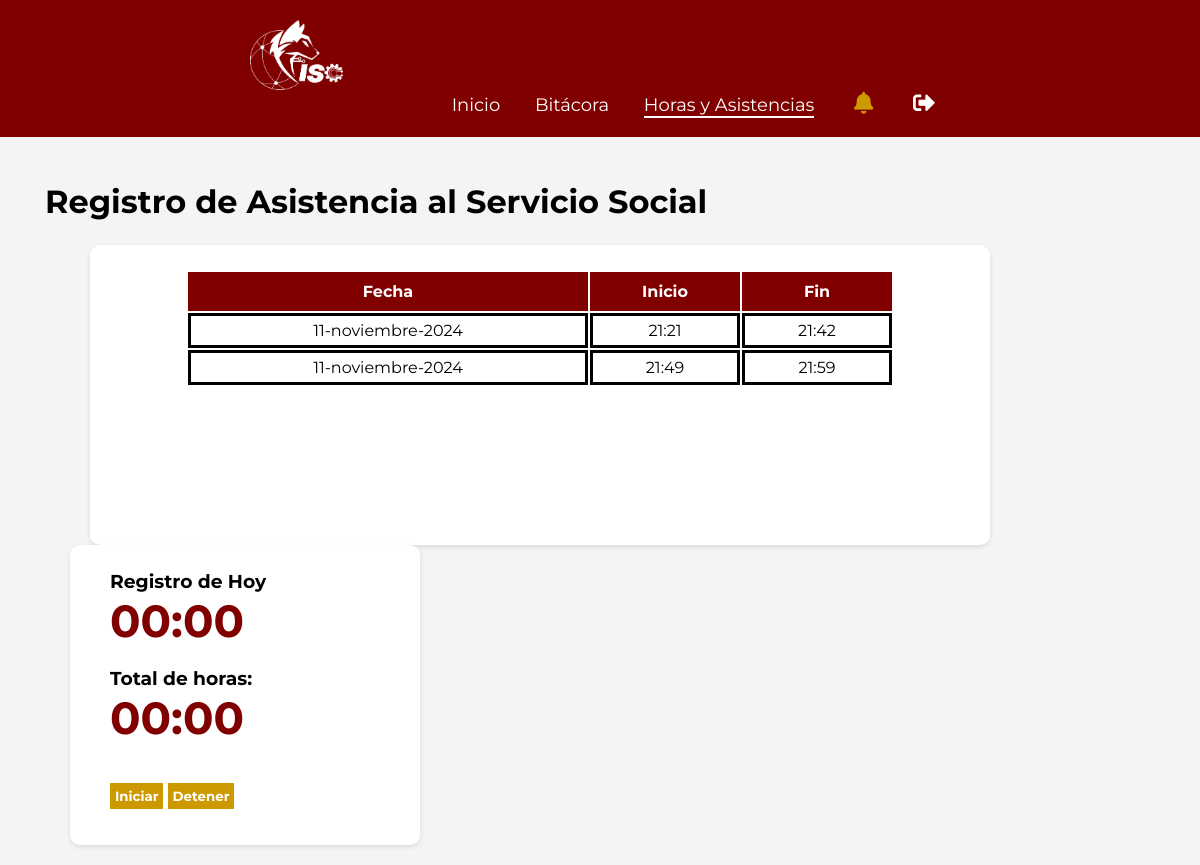
The app's page /horas_asistencias.php (signed in), older data.
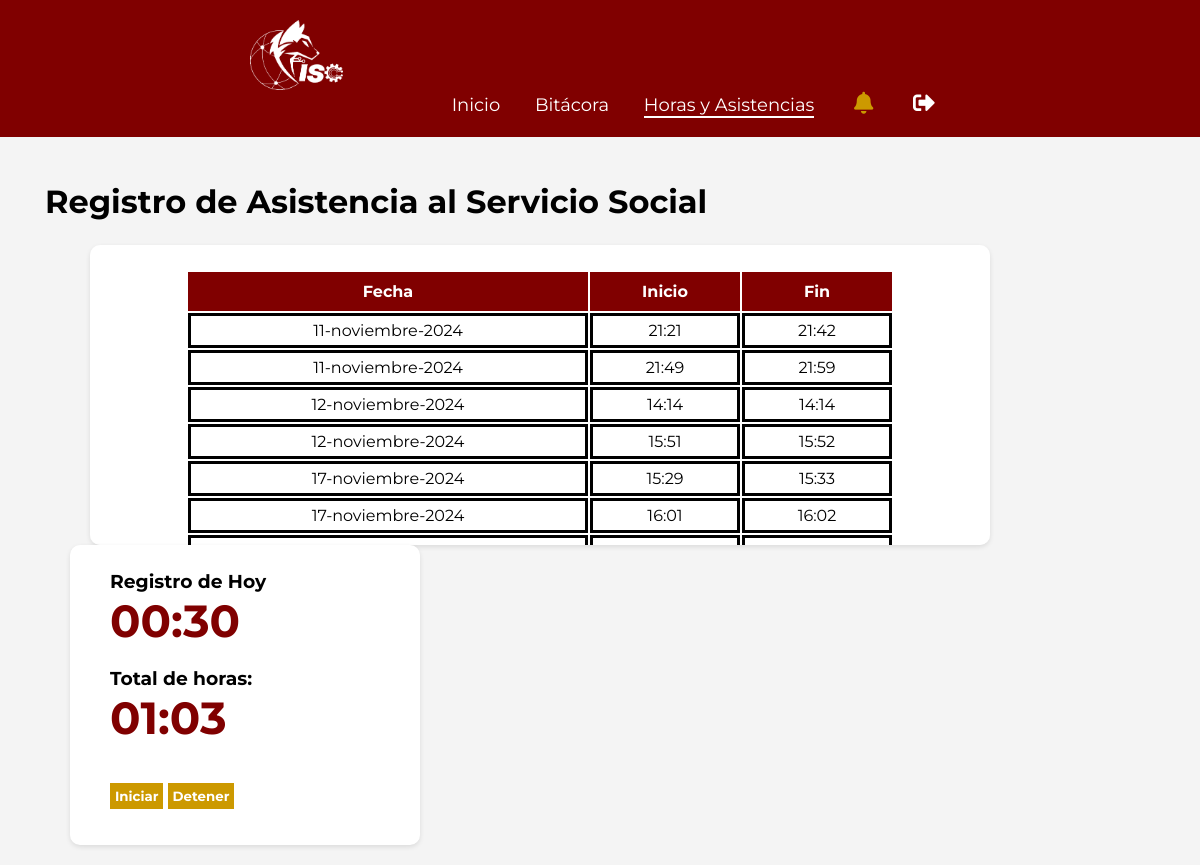
The same page, newer data.
### tables this page shows
CREATE TABLE `asistencias` (
  `id_asistencia` int(5) NOT NULL,
  `alumno` int(5) NOT NULL,
  `fecha` varchar(255) DEFAULT NULL,
  `hora_inicio` varchar(255) DEFAULT NULL,
  `hora_fin` varchar(255) DEFAULT NULL,
  `acumuldas` float NOT NULL
);

### horas_asistencias.php (the view, shortened to what this page needs)
<?php require "seguridad2.php";
$alumno = $_SESSION["id_user"];
?>
<?php
    $meses_ingles = array(
    'January' => 'enero',
    'February' => 'febrero',
    'March' => 'marzo',
    'April' => 'abril',
    'May' => 'mayo',
    'June' => 'junio',
    'July' => 'julio',
    'August' => 'agosto',
    'September' => 'septiembre',
    'October' => 'octubre',
    'November' => 'noviembre',
    'December' => 'diciembre');
    $dia = date("j");
    $mes = $meses_ingles[date("F")];
    $anio = date("Y");
    $date = new DateTime();?>
<!DOCTYPE html>
<html lang="es">
<head>
    <link rel="stylesheet" type="text/css" href="admin_panel.css">
    <link rel="stylesheet" href="https://cdnjs.cloudflare.com/ajax/libs/font-awesome/5.15.4/css/all.min.css"/>
</head>
<body>
    <header class="admin-header">
        <div class="logo-nav">
            <img src="img/Fondo.png" alt="">
        </div>
        <nav class="admin-nav">
            <ul>
                <li><a href="admin_panel.php">Inicio</a></li>
                <li><a href="bitacorat.php">Bitácora</a></li>
                <li><a href="horas_asistencias.php" class="selected">Horas y Asistencias</a></li>
                <li><a href="" class="noti"><i class="fas fa-bell"></i></a></li>
                <li><a href="salir.php" class="salir"><i class="fas fa-sign-out-alt"></i></a></li>
            </ul>
        </nav>
    </header>
    <main class="admin-main">
        <section class="dashboard-overview">
            <h1 class="tt_paginas">Registro de Asistencia al Servicio Social</h1>
            <div class="dashboard-widgets">
                <br>
                <div class="widget_index1">
                <table class="tablaspanel">
                        <tr>
                            <th class="fecha">Fecha</th>
                            <th class="horass">Inicio</th>
                            <th class="horass">Fin</th>
                        </tr>
                        <?php require "admin/conexion.php";
                        $todos_datos = "SELECT * FROM asistencias WHERE alumno = $alumno";
                        $resultado = mysqli_query($conectar, $todos_datos);
                        while ($fila = mysqli_fetch_assoc($resultado)){
                        ?>
                            <tr>
                                <td>
                                    <?php echo $fila['fecha']; ?>
                                </td>
                                <td><?php echo $fila['hora_inicio']; ?></td>
                                <td><?php echo $fila['hora_fin']; ?></td>
                            </tr>
                        <?php }?>
                    </table>
                </div>
                <div class="widget_index">
                    <h3>Registro de Hoy</h3>
                    <?php require "admin/conexion.php";
                    $fecha = $dia.'-'.$mes.'-'.$anio;
                    $acum = "SELECT SUM(acumuldas) AS total_acumuladas FROM asistencias WHERE fecha LIKE '%$fecha%' AND alumno = $alumno";
                    $resultado_acum = mysqli_query($conectar, $acum);
                    $fila_acum = mysqli_fetch_assoc($resultado_acum);
                    if ($fila_acum['total_acumuladas'] !== null) {
                        $horas_hoy = $fila_acum['total_acumuladas'];
                    } else {
                        $horas_hoy = 0;
                    }
                    $total_horas_hoy = floor($horas_hoy);
                    $total_minutos_hoy = round(($horas_hoy - $total_horas_hoy) * 60);
                    $formato_time_hoy = sprintf("%02d:%02d", $total_horas_hoy, $total_minutos_hoy);?>
                    <p class="horas"><?php echo $formato_time_hoy?></p>
                    <br>
                    <h3>Total de horas: </h3>
                    <?php require "admin/conexion.php";
                    $acum = "SELECT SUM(acumuldas) AS total_acumuladas FROM asistencias WHERE alumno = $alumno";
                    $resultado_acum = mysqli_query($conectar, $acum);
                    $fila_acum = mysqli_fetch_assoc($resultado_acum);
                    if ($fila_acum['total_acumuladas'] !== null) {
                        $horas_acumuladas = $fila_acum['total_acumuladas'];
                    } else {
                        $horas_acumuladas = 0;
                    }
                    $total_horas = floor($horas_acumuladas);
                    $total_minutos = round(($horas_acumuladas - $total_horas) * 60);
                    $formato_time = sprintf("%02d:%02d", $total_horas, $total_minutos);?>
                    <p class="horas"><?php echo $formato_time?></p>
                    <br><br>
                    <form action="guardar_asistencia.php" method="post" class="contador">
                        <button type="submit">Iniciar</button>
                    </form>
                    <form action="actualizar_salida.php" method="post" class="contador">
                        <button type="submit">Detener</button>
                    </form>
                </div>
            </div>
        </section>
    </main>
</body>
</html>

### admin_panel.css (style rules this page uses)
* { margin: 0; padding: 0; box-sizing: border-box; font-family: 'Montserrat', sans-serif; }
:root { --color1: #800000; --color2: #c90; --color3: #999999; }
body { background-color: #f4f4f4; }
.admin-header { background-color: var(--color1); color: #fff; padding: 20px; text-align: center; }
.admin-nav { width: 700px; display: inline-block; vertical-align: middle; text-align: right; font-size: 18px; }
.noti { margin: 5px; font-size: 22px; }
.salir { font-size: 22px; }
.admin-nav ul { list-style-type: none; padding: 0; }
.logo-nav { vertical-align: middle; text-align: left; height: 70px; width: 700px; display: inline-block; }
.logo-nav img { height: 100%; }
.admin-nav ul li { display: inline; margin: 0 15px; }
.admin-nav ul li a { color: #fff; text-decoration: none; }
.admin-main { padding: 20px; }
.dashboard-overview { margin-top: 20px; }
.widget_index1 { background-color: #fff; padding: 25px 40px; margin-left: 70px; border-radius: 10px; box-shadow: 0 2px 5px rgba(0, 0, 0, 0.1); width: 900px; overflow: auto; display: inline-block; vertical-align: top; height: 300px; }
.widget_index { background-color: #fff; padding: 25px 40px; margin-left: 50px; border-radius: 10px; box-shadow: 0 2px 5px rgba(0, 0, 0, 0.1); width: 350px; overflow: auto; display: inline-block; vertical-align: top; height: 300px; }
.tt_paginas { padding: 5px 25px; font-size: 32px; }
.selected { border-bottom: #fff 2px solid; }
.noti i { color: #c90; }
.tablaspanel { margin: auto; font-size: 16px; text-align: center; }
.tablaspanel td { border: black 3px solid; padding: 5px; }
.tablaspanel th { background-color: var(--color1); color: #fff; padding: 10px; }
.fecha { width: 400px; }
.horass { width: 150px; }
.contador { display: inline-block; }
.contador button { background-color: var(--color2); color: white; font-weight: bold; padding: 5px; border: none; }
.horas { color: var(--color1); font-weight: bold; font-size: 45px; }

Row changes from the older to the newer data that the page shows:
added asistencias: fecha "12-noviembre-2024", hora_inicio "14:14", hora_fin "14:14"
added asistencias: fecha "12-noviembre-2024", hora_inicio "15:51", hora_fin "15:52"
added asistencias: fecha "17-noviembre-2024", hora_inicio "15:29", hora_fin "15:33"
added asistencias: fecha "17-noviembre-2024", hora_inicio "16:01", hora_fin "16:02"
Text that changed along with them:
$formato_time_hoy: "00:00" → "00:30"
$formato_time: "00:00" → "01:03"
